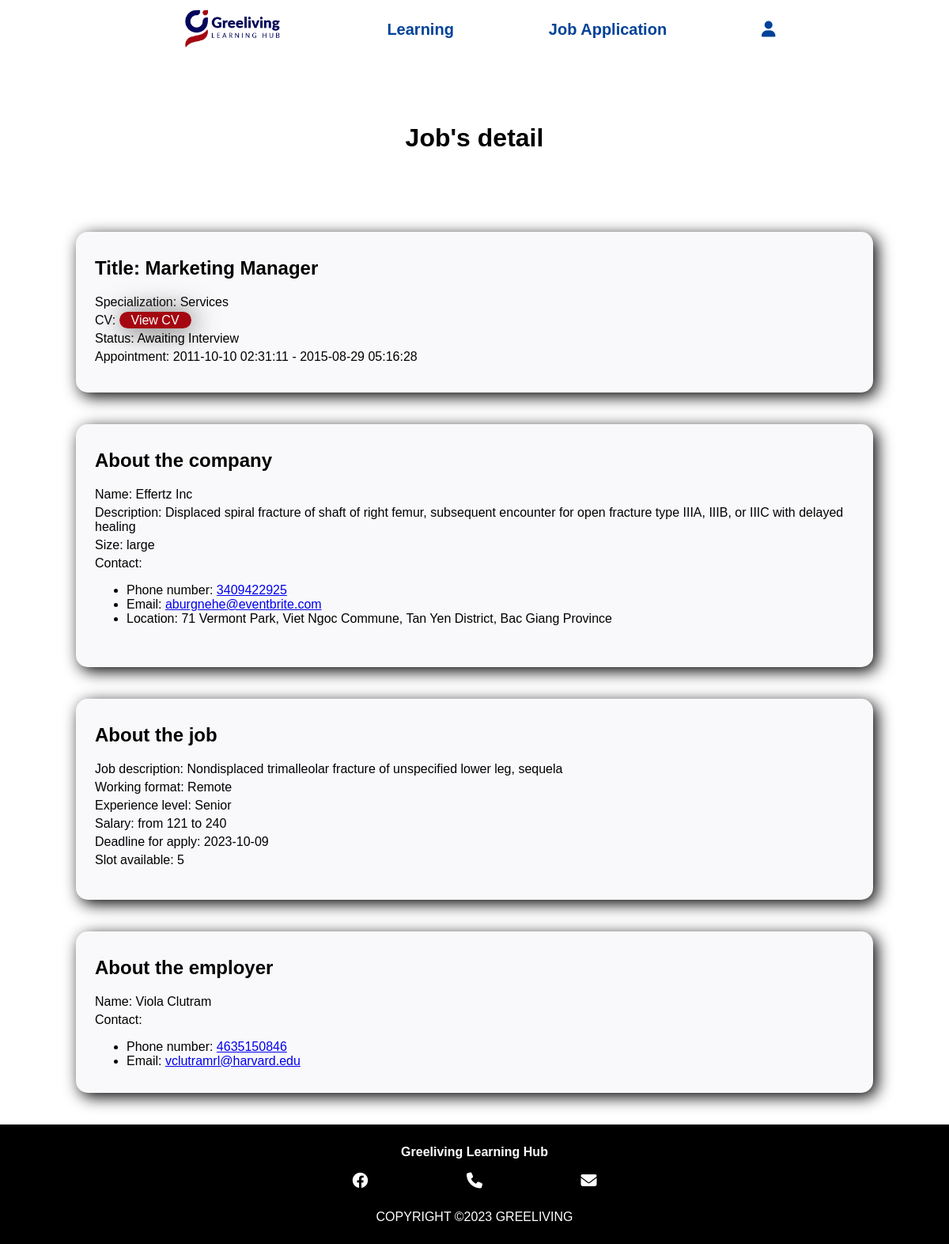
Page /GLH/job_application_detail_candidate.php?jobApplicationId=1 (signed in) on the committed database.
### tables this page shows
CREATE TABLE `tbljob` (
  `id` int(11) NOT NULL,
  `title` varchar(100) NOT NULL,
  `description` text NOT NULL,
  `employerId` int(11) NOT NULL,
  `deadline` date NOT NULL,
  `salaryFrom` int(11) NOT NULL,
  `salaryTo` int(11) NOT NULL,
  `specializationId` int(11) DEFAULT NULL,
  `workingFormat` enum('Remote','Hybrid','On-site') NOT NULL,
  `experienceLevel` enum('Internship','Entry-level','Junior','Mid-level','Senior') NOT NULL,
  `slot` int(11) NOT NULL
);

CREATE TABLE `tbljobspecialization` (
  `id` int(11) NOT NULL,
  `title` varchar(50) NOT NULL
);

CREATE TABLE `tbljobapplicationappointment` (
  `jobApplicationId` int(11) NOT NULL,
  `appointmentStart` datetime NOT NULL,
  `appointmentEnd` datetime NOT NULL
);

CREATE TABLE `tblcompany` (
  `id` int(11) NOT NULL,
  `name` varchar(100) NOT NULL,
  `size` enum('small','medium','large') NOT NULL,
  `description` text NOT NULL,
  `email` varchar(100) NOT NULL,
  `phone` varchar(12) NOT NULL,
  `locationId` int(11) NOT NULL,
  `locationDesc` varchar(200) NOT NULL
);

CREATE TABLE `tbllocationward` (
  `code` int(11) NOT NULL,
  `name` varchar(255) NOT NULL,
  `name_en` varchar(255) DEFAULT NULL,
  `full_name` varchar(255) DEFAULT NULL,
  `full_name_en` varchar(255) DEFAULT NULL,
  `code_name` varchar(255) DEFAULT NULL,
  `district_code` int(11) DEFAULT NULL
);

CREATE TABLE `tbllocationdistrict` (
  `code` int(11) NOT NULL,
  `name` varchar(255) NOT NULL,
  `name_en` varchar(255) DEFAULT NULL,
  `full_name` varchar(255) DEFAULT NULL,
  `full_name_en` varchar(255) DEFAULT NULL,
  `code_name` varchar(255) DEFAULT NULL,
  `province_code` int(11) DEFAULT NULL
);

CREATE TABLE `tbllocationprovince` (
  `code` int(11) NOT NULL,
  `name` varchar(255) NOT NULL,
  `name_en` varchar(255) DEFAULT NULL,
  `full_name` varchar(255) NOT NULL,
  `full_name_en` varchar(255) DEFAULT NULL,
  `code_name` varchar(255) DEFAULT NULL,
  `administrative_region_id` int(11) DEFAULT NULL
);

CREATE TABLE `tblemployer` (
  `id` int(11) NOT NULL,
  `firstName` varchar(30) NOT NULL,
  `lastName` varchar(30) NOT NULL,
  `birthdate` date NOT NULL,
  `sex` enum('M','F') NOT NULL,
  `email` varchar(50) NOT NULL,
  `phone` varchar(12) NOT NULL,
  `companyId` int(11) NOT NULL
);

### GLH/job_application_detail_candidate.php (the view, shortened to what this page needs)
<?php
require_once("settings.php");
$conn = @mysqli_connect($host, $user, $pwd, $sql_db) or die ("Unable to connect");
$jobApplicationId = $_GET['jobApplicationId'];;
$jobQuery = "SELECT
            tbljob.id AS jobId,
            tbljob.title AS jobTitle,
            tbljobspecialization.title AS jobSpec,
            tbljob.description AS jobDesc,
            tbljob.workingFormat AS jobWorkFormat,
            tbljob.experienceLevel AS jobExp,
            tbljob.salaryFrom AS jobSalFr,
            tbljob.salaryTo AS jobSalTo,
            tbljob.deadline AS jobDead,
            tbljob.slot AS jobAvaSlot,
            COUNT(tbljobapplication.id) AS jobAppSlot,
            tblcompany.id AS comId,
            tblemployer.id AS empId,
            tbljobapplication.status AS applyStatus,
            tbljobapplication.cv AS applyCv
            FROM
            tbljob
            JOIN tbljobspecialization ON tbljob.specializationId = tbljobspecialization.id
            JOIN tbljobapplication ON tbljob.id = tbljobapplication.jobId
            JOIN tblemployer ON tbljob.employerId = tblemployer.id
	        JOIN tblcompany ON tblemployer.companyId = tblcompany.id
            WHERE
            tbljobapplication.id = $jobApplicationId;";
$jobQueryResult = mysqli_query($conn, $jobQuery) or die('Job query failed');
$jobQueryRow = mysqli_fetch_assoc($jobQueryResult);
$companyQuery = "SELECT tblcompany.name AS comName,
            tblcompany.description AS comDesc,
            tblcompany.size AS comSize,
            tblcompany.email AS comEmail,
            tblcompany.phone AS comPhone,
            tbllocationward.full_name_en AS comLocationWard,
            tbllocationdistrict.full_name_en AS comLocationDistrict,
            tbllocationprovince.full_name_en AS comLocationProvince,
            tblcompany.locationDesc AS comLocationDetail
            FROM
            tblcompany
            JOIN tbllocationward ON tblcompany.locationId = tbllocationward.code
            JOIN tbllocationdistrict ON tbllocationward.district_code = tbllocationdistrict.code
            JOIN tbllocationprovince ON tbllocationdistrict.province_code = tbllocationprovince.code
            WHERE
            tblcompany.id = " . $jobQueryRow['comId'];
$companyQueryResult = mysqli_query($conn, $companyQuery) or die('Job query failed');
$companyQueryRow = mysqli_fetch_assoc($companyQueryResult);
$employerQuery = "SELECT tblemployer.firstName AS empFName,
            tblemployer.lastName AS empLName,
            tblemployer.email AS empEmail,
            tblemployer.phone AS empPhone
            FROM tblemployer
            WHERE tblemployer.id = " . $jobQueryRow['empId'];
$employerQueryResult = mysqli_query($conn, $employerQuery) or die('Job query failed');
$employerQueryRow = mysqli_fetch_assoc($employerQueryResult);
?>
<!DOCTYPE html>
<html lang="en">
<head>
    <link rel="stylesheet" href="https://cdnjs.cloudflare.com/ajax/libs/font-awesome/6.1.1/css/all.min.css" />
    <link rel="stylesheet" href="styles/style.css">
</head>
<body>
    <?php
        include 'includes/header_candidate.inc';
    ?>
    <main class='jobapplicationdetailcandidate'>
    <h1>Job's detail</h1>
    <div>
        <h2>Title: <?php echo $jobQueryRow['jobTitle']; ?></h2>
        <p>Specialization: <?php echo $jobQueryRow['jobSpec']; ?></p>
        <p>CV: <a href="uploads/<?php echo $jobQueryRow['applyCv']; ?>" target="_blank" class='viewcvbuttton'>View CV</a></p>
        <p>Status: <?php echo $jobQueryRow['applyStatus']; ?></p>
        <?php
            if ($jobQueryRow['applyStatus'] == 'Awaiting Interview') {
                $appointmentQuery = "SELECT * FROM `tbljobapplicationappointment` WHERE jobApplicationId = $jobApplicationId;";
                $appointmentQueryResult = mysqli_query($conn, $appointmentQuery) or die('Appointment query failed');
                $appointmentQueryRow = mysqli_fetch_assoc($appointmentQueryResult);
                echo "Appointment: " . $appointmentQueryRow['appointmentStart'] . " - " . $appointmentQueryRow['appointmentEnd'];
            }
        ?>
    </div>
    <div>
        <h2>About the company</h2>
        <p>Name: <?php echo $companyQueryRow['comName']; ?></p>
        <p>Description: <?php echo $companyQueryRow['comDesc']; ?></p>
        <p>Size: <?php echo $companyQueryRow['comSize']; ?></p>
        <p>Contact: </p>
        <ul>
            <li>Phone number: <a href="tel:<?php echo $companyQueryRow['comPhone']; ?>"><?php echo $companyQueryRow['comPhone']; ?></a></li>
            <li>Email: <a href="mailto:<?php echo $companyQueryRow['comEmail']; ?>"><?php echo $companyQueryRow['comEmail']; ?></a></li>
            <li>Location: <?php echo $companyQueryRow['comLocationDetail'] . ', ' . $companyQueryRow['comLocationWard'] . ', ' . $companyQueryRow['comLocationDistrict'] . ', ' . $companyQueryRow['comLocationProvince']; ?></li>
        </ul>
    </div>
    <div>
        <h2>About the job</h2>
        <p>Job description: <?php echo $jobQueryRow['jobDesc']; ?></p>
        <p>Working format: <?php echo $jobQueryRow['jobWorkFormat']; ?></p>
        <p>Experience level: <?php echo $jobQueryRow['jobExp']; ?></p>
        <p>Salary: from <?php echo $jobQueryRow['jobSalFr']; ?> to <?php echo $jobQueryRow['jobSalTo']; ?></p>
        <p>Deadline for apply: <?php echo $jobQueryRow['jobDead']; ?></p>
        <p>Slot available: <?php echo $jobQueryRow['jobAvaSlot']; ?></p>
    </div>
    <div>
        <h2>About the employer</h2>
        <p>Name: <?php echo $employerQueryRow['empFName'] . ' ' . $employerQueryRow['empLName']; ?></p>
        <p>Contact:</p>
        <ul>
            <li>Phone number: <a href="tel:<?php echo $employerQueryRow['empPhone']; ?>"><?php echo $employerQueryRow['empPhone']; ?></a></li>
            <li>Email: <a href="mailto:<?php echo $employerQueryRow['empEmail']; ?>"><?php echo $employerQueryRow['empEmail']; ?></a></li>
        </ul>
    </div>
    </main>
    <?php
        include 'includes/footer.inc';
    ?>
</body>
</html>

### GLH/styles/style.css (style rules this page uses)
html { scroll-behavior: smooth; }
body { margin: 0; font-family: Arial, Helvetica, sans-serif; }
main.candidatecoursedetailpage div h2, p { margin: 15px 30px; }
main.learningcoursedetail div h2, p { margin: 5px 0; }
main.jobapplicationdetailcandidate h1 { text-align: center; padding: 5%; }
main.jobapplicationdetailcandidate div { background-color: #f9f9fb; width: 80%; border-radius: 15px; padding: 1% 2% 3% 2%; box-shadow: 5px 5px 20px rgb(0, 0, 0); margin: 40px auto; }
main.jobapplicationdetailcandidate div:last-child { padding-bottom: 15px; }
.viewcvbuttton { background-color: #a40711; color: white; padding: 2px 15px; box-shadow: 2px 2px 35px rgb(78, 75, 75); border-radius: 1000px; text-decoration: none; }

### rows in the picture
tbljob: title "Marketing Manager", specializationId.title "Services", description "Nondisplaced trimalleolar fracture of unspecified lower leg, sequela", workingFormat "Remote", experienceLevel "Senior", salaryFrom "121", salaryTo "240", deadline "2023-10-09", slot "5"
tbljobapplicationappointment: appointmentStart "2011-10-10 02:31:11", appointmentEnd "2015-08-29 05:16:28"
tblcompany: name "Effertz Inc", description "Displaced spiral fracture of shaft of right femur, subsequent encounter for open fracture type IIIA, IIIB, or IIIC with delayed healing", size "large", phone "3409422925", email "aburgnehe@eventbrite.com", locationDesc "71 Vermont Park", locationId.full_name_en "Viet Ngoc Commune", tbllocationdistrict.full_name_en "Tan Yen District", tbllocationprovince.full_name_en "Bac Giang Province"
tblemployer: firstName "Viola", lastName "Clutram", phone "4635150846", email "vclutramrl@harvard.edu"

### other values in the picture
$jobQueryRow['applyStatus'] "Awaiting Interview"
